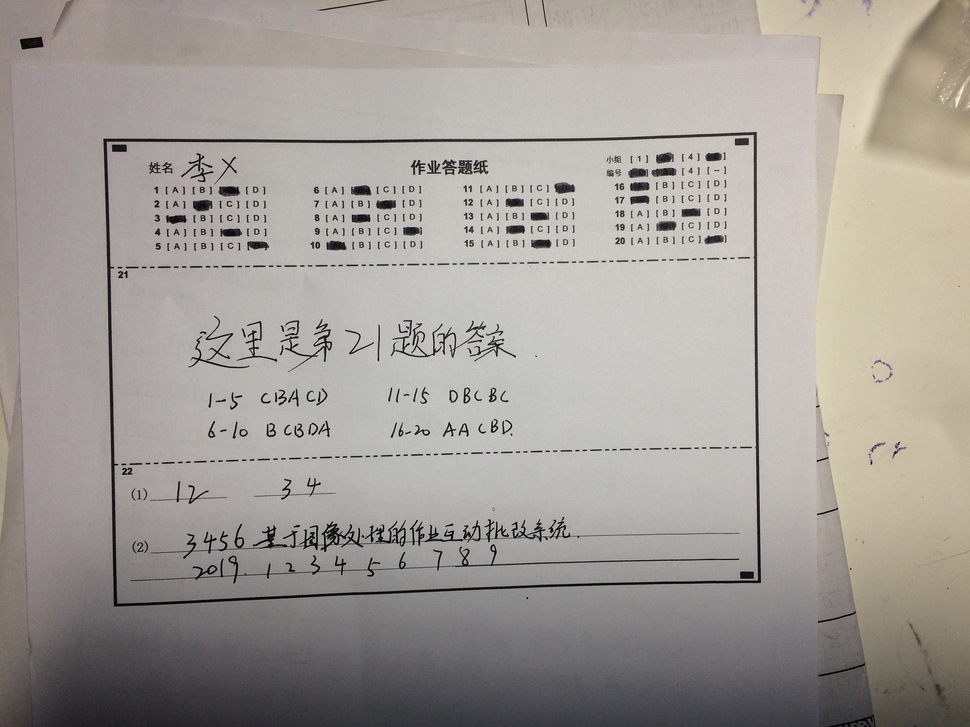
#> input picture test1.png, 970 x 727 px, shrunk from 1632 x 1224 before the run
$ python -i card.py   (imports and definitions only)   (older library calls are emulated)
#> lines starting #> are read from the running program, lines starting #| are printed output that depends on the picture; after the words box and inside, x2 and y2 are one past the last pixel; in counts of white or black regions, pixels touching at a corner belong together
#> further down, picture is the input picture: shape (727, 970, 3); mean B, G, R 151.4, 157, 162.3
import numpy as np
from imutils.perspective import four_point_transform
import imutils
import cv2


def findcnt(img):
    edged = cv2.Canny(img, 50, 150)  # 边缘图
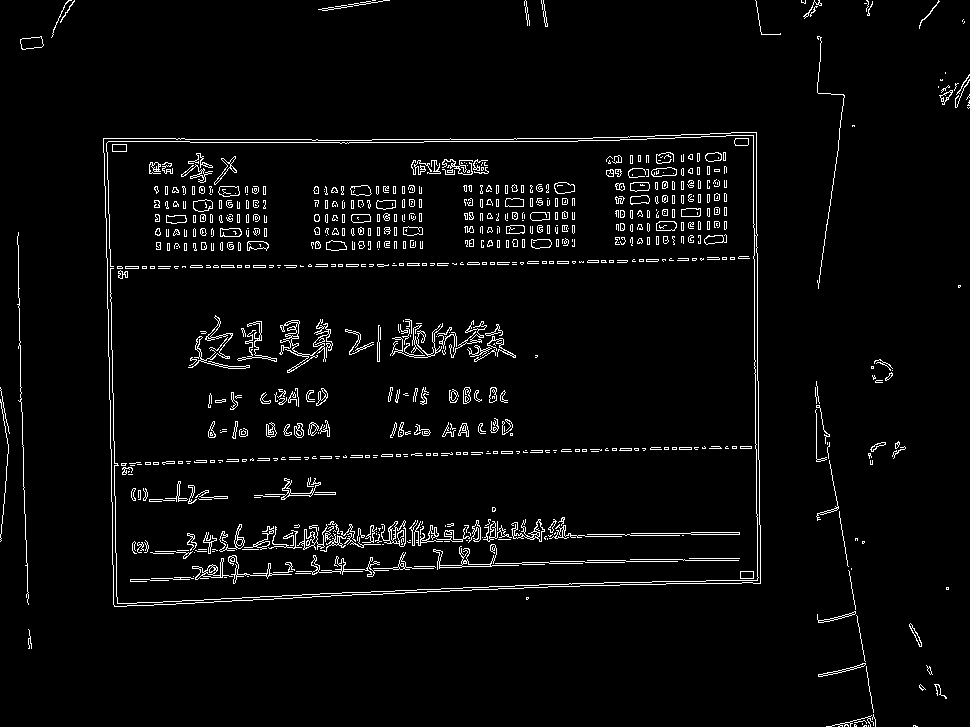
#> edged: shape (727, 970); 3.6% white in thin lines or dots
    cnts = cv2.findContours(edged, cv2.RETR_EXTERNAL,
                            cv2.CHAIN_APPROX_SIMPLE)  # 寻找答题区边框
#> cnts = 77 contours, 64 with area under 20; largest, box (x1, y1, x2, y2) and area: (103, 132, 761, 607) 294878, (20, 36, 44, 50) 222, (818, 663, 866, 677) 98, (817, 611, 856, 623) 75, (939, 90, 953, 105) 72
    cnts = cnts[0] if imutils.is_cv2() else cnts[1]
    docCnt = None
    if len(cnts) > 0:
        cnts = sorted(cnts, key=cv2.contourArea, reverse=True)  # 按轮廓面积倒序
        for c in cnts:
            peri = cv2.arcLength(c, True)
            approx = cv2.approxPolyDP(c, 0.02 * peri, True) # 顶点数
            if len(approx) == 4:#四边形
                docCnt = approx
                break
#> this loop made 1 pass
#> (peri, docCnt) on pass 1: (2245.3, [[756, 132], [103, 138], [114, 606], [760, 583]])
    return four_point_transform(img, docCnt.reshape(4, 2) )# 四点变换并裁切
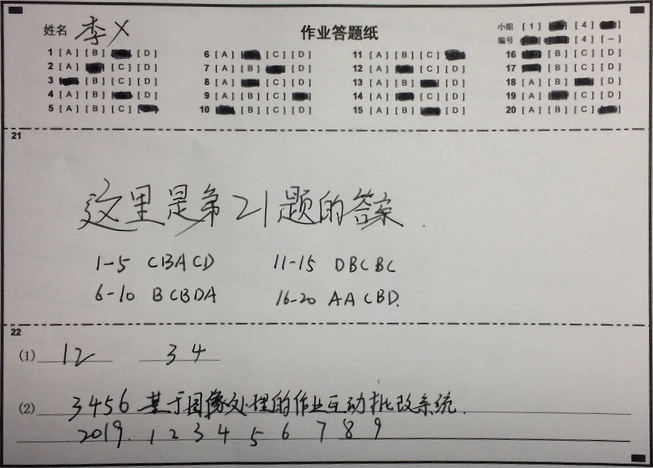
#> returned value: shape (468, 653, 3); mean of channels 0, 1, 2 166.1, 169.7, 172.3; drawn as B, G, R


def cut(img, area, wd, ht): # 裁切相应区域
    return img[(area[1]-1)*ht:area[3]*ht, (area[0]-1)*wd:area[2]*wd]

def areasize(ax,ay,bx,by):
    return (bx-ax,by-ay)

>>> import cv2
>>> picture = cv2.imread('test1.png')
>>> result = findcnt(picture)
